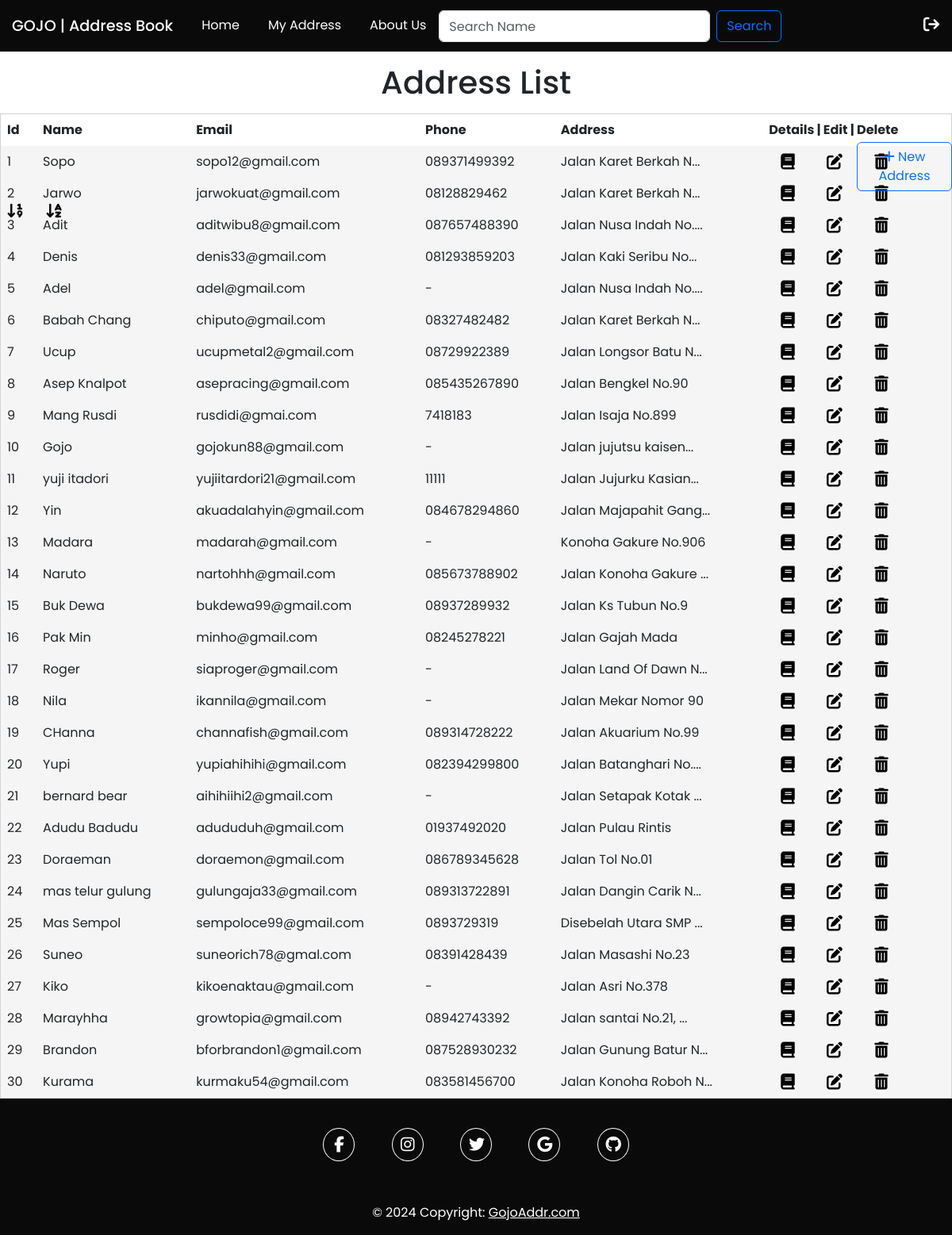
/myaddress.php (signed in), run on the app's committed database.
### tables this page shows
CREATE TABLE `testing1` (
  `id` int(11) NOT NULL,
  `user_id` int(11) NOT NULL,
  `name` varchar(100) NOT NULL,
  `email` varchar(100) DEFAULT NULL,
  `birthday` date DEFAULT NULL,
  `phone` varchar(20) DEFAULT NULL,
  `relationship` varchar(50) DEFAULT NULL,
  `address` varchar(255) DEFAULT NULL
);

### myaddress_process.php (the view, shortened to what this page needs)
<?php
require_once 'db_connection.php';
$username = $_SESSION['username'];
if(isset($_GET['search']) && !empty($_GET['search'])){
    $search = $_GET['search'];
    $query = "SELECT id, name, email, phone, address FROM $username WHERE id LIKE '%$search%' OR name LIKE '%$search%' OR email LIKE '%$search%' OR phone LIKE '%$search%' OR address LIKE '%$search%'";
} else {
    $query = "SELECT id, name, email, phone, address FROM $username";
}
$result = mysqli_query($mysqli, $query);
if (mysqli_num_rows($result) > 0) {
    while ($row = mysqli_fetch_assoc($result)) {
        $address = (strlen($row['address']) > 20) ? substr($row['address'], 0, 20) . '...' : $row['address'];
        echo "<tr class='address-tr'>";
        echo "<td>" . $row['id'] . "</td>";
        echo "<td>" . $row['name'] . "</td>";
        echo "<td>" . $row['email'] . "</td>";
        echo "<td>" . $row['phone'] . "</td>";
        echo "<td>" . $address . "</td>";
        $icon_book = "fa-solid fa-book fa-lg";
        $icon_edit = "fa-solid fa-pen-to-square fa-lg";
        $icon_delete = "fa-solid fa-trash-can fa-lg";
        echo "<td><a class='$icon_book' href='address_details.php?id=" . $row['id'] . "'></a>
        <a class='$icon_edit' href='edit_address.php?id=" . $row['id'] . "'></a>
        <a class='$icon_delete' href='delete_address.php?id=" . $row['id'] . "' onclick='return confirmDel()'></a></td>";
        echo "</tr>";
    }
}
?>

### myaddress.php (shortened to what this page needs)
<?php
require_once 'db_connection.php';
?>
<!DOCTYPE html>
<html lang="en">
<head>
    <link rel="stylesheet" href="style.css">
    <link rel="stylesheet" href="https://cdnjs.cloudflare.com/ajax/libs/font-awesome/6.5.2/css/all.min.css"
 />
    <link href="https://cdn.jsdelivr.net/npm/bootstrap@5.3.3/dist/css/bootstrap.min.css" rel="stylesheet">
</head>
<body>
<nav class="nav nav-underline" style="background-color: #0a0a0a;">
<div class="navbar-brand">GOJO | Address Book</div>
  <li class="nav-item">
    <a class="nav-link" href="index.php">Home</a>
  </li>
  <li class="nav-item">
    <a class="nav-link" href="myaddress.php">My Address</a>
  </li>
  <li class="nav-item">
    <a class="nav-link" href="about.php">About Us</a>
  </li>
  <form class="d-flex" role="search" action="myaddress.php" method="GET">
    <input class="form-control me-2" type="search" name="search" placeholder="Search Name" aria-label="Search">
    <button class="btn btn-outline-success" type="submit">Search</button>
  </form>
  <li class="nav-logout">
    <a class="fa-solid fa-arrow-right-from-bracket fa-lg" href="logout.php"></a>
  </li>
</nav>
<main>
  <div id="address-table">
      <h1>Address List</h1>
    <a href="myaddress.php?sort=name" class="fa-solid fa-arrow-down-a-z fa-lg"></a>
    <a href="myaddress.php?sort=id" class="fa-solid fa-arrow-down-1-9 fa-lg"></a>
        <a href="new_address.php" class="btn btn-outline-primary"><i class="fa-solid fa-plus"></i> New Address</a>
        <table>
            <tr>
                <th>Id</th>
                <th>Name</th>
                <th>Email</th>
                <th>Phone</th>
                <th>Address</th>
                <th>Details | Edit | Delete</th>
            </tr>
            <?php include 'myaddress_process.php'; ?>
        </table>
    </div>
</main>
<footer class="text-center">
  <div class="container pt-4">
    <section class="mb-4">
      <a data-mdb-ripple-init class="btn btn-link btn-floating btn-lg text-body m-1" href="#!" role="button"
        data-mdb-ripple-color="dark"><i class="fab fa-facebook-f"></i></a>
      <a data-mdb-ripple-init class="btn btn-link btn-floating btn-lg text-body m-1" href="#!" role="button"
        data-mdb-ripple-color="dark"><i class="fab fa-instagram"></i></a>
      <a data-mdb-ripple-init class="btn btn-link btn-floating btn-lg text-body m-1" href="#!" role="button"
        data-mdb-ripple-color="dark"><i class="fab fa-twitter"></i></a>
      <a data-mdb-ripple-init class="btn btn-link btn-floating btn-lg text-body m-1" href="#!" role="button"
        data-mdb-ripple-color="dark"><i class="fab fa-google"></i></a>
      <a data-mdb-ripple-init class="btn btn-link btn-floating btn-lg text-body m-1" href="https://github.com/NotOnlySky/Project_Backend_Buku_Alamat_AA224.git" role="button"
        data-mdb-ripple-color="dark"><i class="fab fa-github"></i></a>
    </section>
  </div>
  <div class="text-center p-3">
    © 2024 Copyright:
    <a class="text-footer" href="#">GojoAddr.com</a>
  </div>
</footer>
</body>
</html>

### style.css (style rules this page uses)
* { font-family: Poppins, sans-serif; }
html, body { height: 100%; margin: 0; padding: 0; }
h1 { color: #1f1f1f; }
nav { padding: 10px 0; height: 65px; }
nav .navbar-brand { font-weight: 500; font-size: larger; margin-left: 15px; color: #fff; margin-top: 9px; }
.form-control.me-2, .btn.btn-outline-success { margin-top: 3px; height: 40px; }
.fa-solid.fa-arrow-right-from-bracket.fa-lg { position: absolute; left:97%; padding: 20px 0; color: #fff; text-decoration: none; transition: .2s linear; }
nav li .nav-link { margin: 0 0 0 20px; padding: 10px 15px; color: #fff; text-decoration: none; }
main { min-height: 700px; }
h1, h2 { text-align: center; }
#address-table { width: 100%; margin: 0 auto; }
#address-table h1 { margin: 15px 0 15px 0; }
table { border-collapse: collapse; width: 100%; background-color:whitesmoke ; }
table, th, td { border: 1px solid lightgray; }
th, td { padding: 8px; text-align: left; }
th { background-color: #fff; }
a { text-decoration: none; }
.btn-outline-primary { position: absolute; top:11.5%; left: 90%; transition: .2s linear; }
.fa-solid.fa-arrow-down-a-z { position: absolute; top:17%; left: 57px; color: #0a0a0a; text-decoration: none; transition: .2s linear; }
.fa-solid.fa-arrow-down-1-9 { position: absolute; top:17%; color:#0a0a0a; text-decoration: none; left: 8px; transition: .2s linear; }
#address-table table a { margin-left: 15px; margin-right: 21px; color:black; text-decoration: none; transition: .2s linear; }
.btn.btn-outline-success { border-color: #0d6efd; color: #0d6efd; transition: .2s linear; }
footer { position: relative; bottom: 0; background-color:#0a0a0a; width: 100%; color: #fff; }
footer .text-footer { color:#fff; }
footer i { color: #fff; width: 40px; border: 1px solid white; padding: 10px; border-radius: 50%; transition: .2s linear; }

### data on the page
testing1: id "1", name "Sopo", email "sopo12@gmail.com", phone "089371499392", address "Jalan Karet Berkah N..."
testing1: id "2", name "Jarwo", email "jarwokuat@gmail.com", phone "08128829462", address "Jalan Karet Berkah N..."
testing1: id "3", name "Adit", email "aditwibu8@gmail.com", phone "087657488390", address "Jalan Nusa Indah No...."
testing1: id "4", name "Denis", email "denis33@gmail.com", phone "081293859203", address "Jalan Kaki Seribu No..."
testing1: id "5", name "Adel", email "adel@gmail.com", phone "-", address "Jalan Nusa Indah No...."
testing1: id "6", name "Babah Chang", email "chiputo@gmail.com", phone "08327482482", address "Jalan Karet Berkah N..."
testing1: id "7", name "Ucup", email "ucupmetal2@gmail.com", phone "08729922389", address "Jalan Longsor Batu N..."
testing1: id "8", name "Asep Knalpot", email "asepracing@gmail.com", phone "085435267890", address "Jalan Bengkel No.90"
testing1: id "9", name "Mang Rusdi", email "rusdidi@gmai.com", phone "7418183", address "Jalan Isaja No.899"
testing1: id "10", name "Gojo", email "gojokun88@gmail.com", phone "-", address "Jalan jujutsu kaisen..."
testing1: id "11", name "yuji itadori", email "yujiitardori21@gmail.com", phone "11111", address "Jalan Jujurku Kasian..."
testing1: id "12", name "Yin", email "akuadalahyin@gmail.com", phone "084678294860", address "Jalan Majapahit Gang..."
testing1: id "13", name "Madara", email "madarah@gmail.com", phone "-", address "Konoha Gakure No.906"
testing1: id "14", name "Naruto", email "nartohhh@gmail.com", phone "085673788902", address "Jalan Konoha Gakure ..."
testing1: id "15", name "Buk Dewa", email "bukdewa99@gmail.com", phone "08937289932", address "Jalan Ks Tubun No.9"
testing1: id "16", name "Pak Min", email "minho@gmail.com", phone "08245278221", address "Jalan Gajah Mada"
testing1: id "17", name "Roger", email "siaproger@gmail.com", phone "-", address "Jalan Land Of Dawn N..."
testing1: id "18", name "Nila", email "ikannila@gmail.com", phone "-", address "Jalan Mekar Nomor 90"
testing1: id "19", name "CHanna", email "channafish@gmail.com", phone "089314728222", address "Jalan Akuarium No.99"
testing1: id "20", name "Yupi", email "yupiahihihi@gmail.com", phone "082394299800", address "Jalan Batanghari No...."
testing1: id "21", name "bernard bear", email "aihihiihi2@gmail.com", phone "-", address "Jalan Setapak Kotak ..."
testing1: id "22", name "Adudu Badudu", email "adududuh@gmail.com", phone "01937492020", address "Jalan Pulau Rintis"
testing1: id "23", name "Doraeman", email "doraemon@gmail.com", phone "086789345628", address "Jalan Tol No.01"
testing1: id "24", name "mas telur gulung", email "gulungaja33@gmail.com", phone "089313722891", address "Jalan Dangin Carik N..."
testing1: id "25", name "Mas Sempol", email "sempoloce99@gmail.com", phone "0893729319", address "Disebelah Utara SMP ..."
testing1: id "26", name "Suneo", email "suneorich78@gmal.com", phone "08391428439", address "Jalan Masashi No.23"
testing1: id "27", name "Kiko", email "kikoenaktau@gmail.com", phone "-", address "Jalan Asri No.378"
testing1: id "28", name "Marayhha", email "growtopia@gmail.com", phone "08942743392", address "Jalan santai No.21, ..."
testing1: id "29", name "Brandon", email "bforbrandon1@gmail.com", phone "087528930232", address "Jalan Gunung Batur N..."
testing1: id "30", name "Kurama", email "kurmaku54@gmail.com", phone "083581456700", address "Jalan Konoha Roboh N..."
